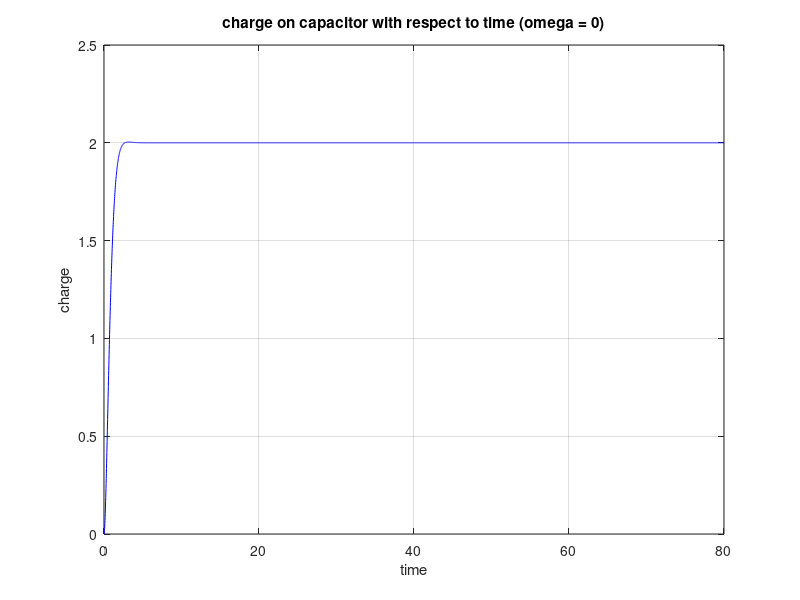

Reproduce this figure in MATLAB.
%{
Filename: 'RLCCircuits.m'

Title: RLC Circuits assignment for MA26600 Fall 2020

Purpose: To simulate the behavior of a RLC Circuit

By: Corey O'Brien
%}

tstart = 0;     %start and stop times
tstop = 80;
timespan = linspace(tstart,tstop,5000);     %generate list of time steps
L = 1;
C = .2;
R = 4;
omega = 0;


f = @(t,y) [y(2); 1 / L * (10*cos(omega * t) - (1 / C * y(1)) - R * y(2))];    %define function as system

%first column of y is position and second is velocity 

t0 = 0;         %initial time 
y0 = [0, 0];    %initial values (start position and velocity)

[ts,ys] = ode45(f, timespan, y0);

plot(ts,ys(:,1),'b')              % plot solution y(t)
title(['charge on capacitor with respect to time (omega = ', num2str(omega),')'])
xlabel('time'); 
ylabel('charge');
grid on
   